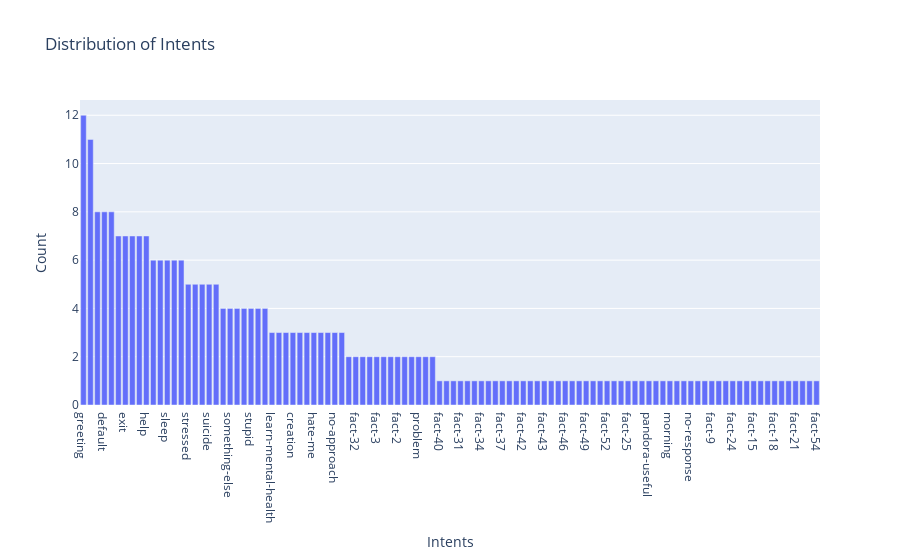

Here is the notebook cell this chart was saved with:
### Markdown cell above
# Exploratory Data Analysis

* Analyze the distribution of intents in the dataset.
* Visualize the frequency of different intents using a bar plot from the Plotly library. The x-axis can represent the intents, and the y-axis can represent the count of patterns or responses associated with each intent.

### Code cell
import plotly.graph_objects as go

intent_counts = df['tag'].value_counts()
fig = go.Figure(data=[go.Bar(x=intent_counts.index, y=intent_counts.values)])
fig.update_layout(title='Distribution of Intents', xaxis_title='Intents', yaxis_title='Count')
fig.show()

### Figure 1 — Plotly figure (JSON) as saved in the notebook; plotly's stock layout.template omitted (floating-point values rounded to 4 significant figures)
{"data": [{"type": "bar", "x": ["greeting", "casual", "about", "default", "sad", "trust_broken", "exit", "what_to_do", "happy", "help", "death", "joke", "sleep", "trust_issue", "understand", "stressed", "worthless", "done", "suicide", "thanks", "scared", "something-else", "wrong", "not-talking", "stupid", "depressed", "fact-5", "learn-mental-health", "location", "name", "creation", "user-advice", "hate-you", "hate-me", "fact-7", "repeat", "no-approach", "learn-more", "user-meditation", "fact-32", "mental-health-fact", "meditation", "fact-3", "fact-6", "fact-26", "fact-2", "fact-1", "user-agree", "problem", "jokes", "anxious", "fact-40", "fact-29", "fact-30", "fact-31", "afternoon", "fact-33", "fact-34", "fact-35", "fact-36", "fact-37", "fact-38", "fact-39", "fact-42", "fact-41", "fact-27", "fact-43", "fact-44", "fact-45", "fact-46", "fact-47", "fact-48", "fact-49", "fact-50", "fact-51", "fact-52", "fact-53", "fact-28", "fact-25", "evening", "fact-11", "pandora-useful", "ask", "friends", "morning", "skill", "neutral-response", "no-response", "night", "fact-8", "fact-9", "fact-10", "fact-12", "fact-24", "fact-13", "fact-14", "fact-15", "fact-16", "fact-17", "fact-18", "fact-19", "fact-20", "fact-21", "fact-22", "fact-23", "fact-54"], "y": [12, 11, 8, 8, 8, 7, 7, 7, 7, 7, 6, 6, 6, 6, 6, 5, 5, 5, 5, 5, 4, 4, 4, 4, 4, 4, 4, 3, 3, 3, 3, 3, 3, 3, 3, 3, 3, 3, 2, 2, 2, 2, 2, 2, 2, 2, 2, 2, 2, 2, 2, 1, 1, 1, 1, 1, 1, 1, 1, 1, 1, 1, 1, 1, 1, 1, 1, 1, 1, 1, 1, 1, 1, 1, 1, 1, 1, 1, 1, 1, 1, 1, 1, 1, 1, 1, 1, 1, 1, 1, 1, 1, 1, 1, 1, 1, 1, 1, 1, 1, 1, 1, 1, 1, 1, 1]}], "layout": {"title": {"text": "Distribution of Intents"}, "xaxis": {"title": {"text": "Intents"}}, "yaxis": {"title": {"text": "Count"}}}}
